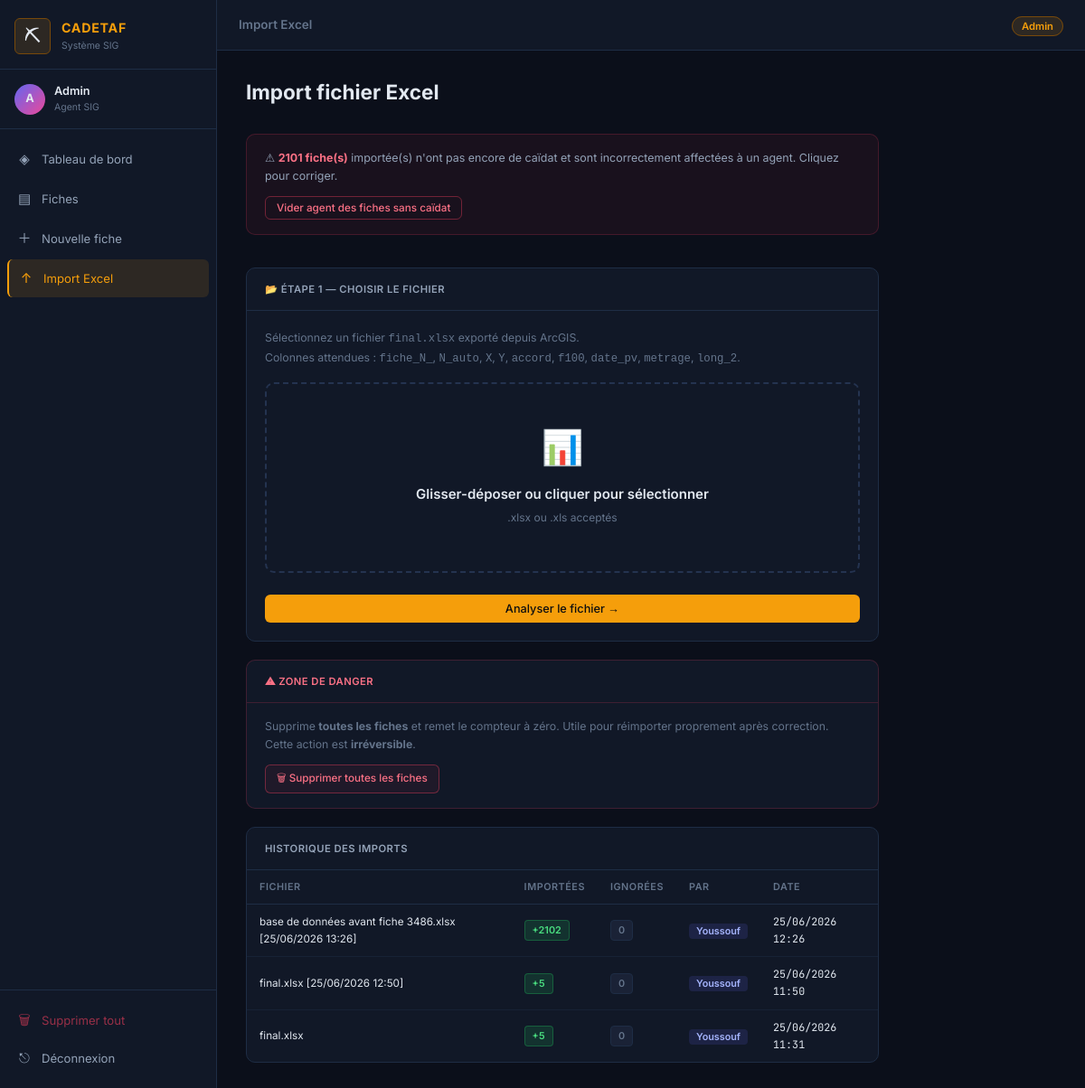
The app's page /import (signed in), older data.
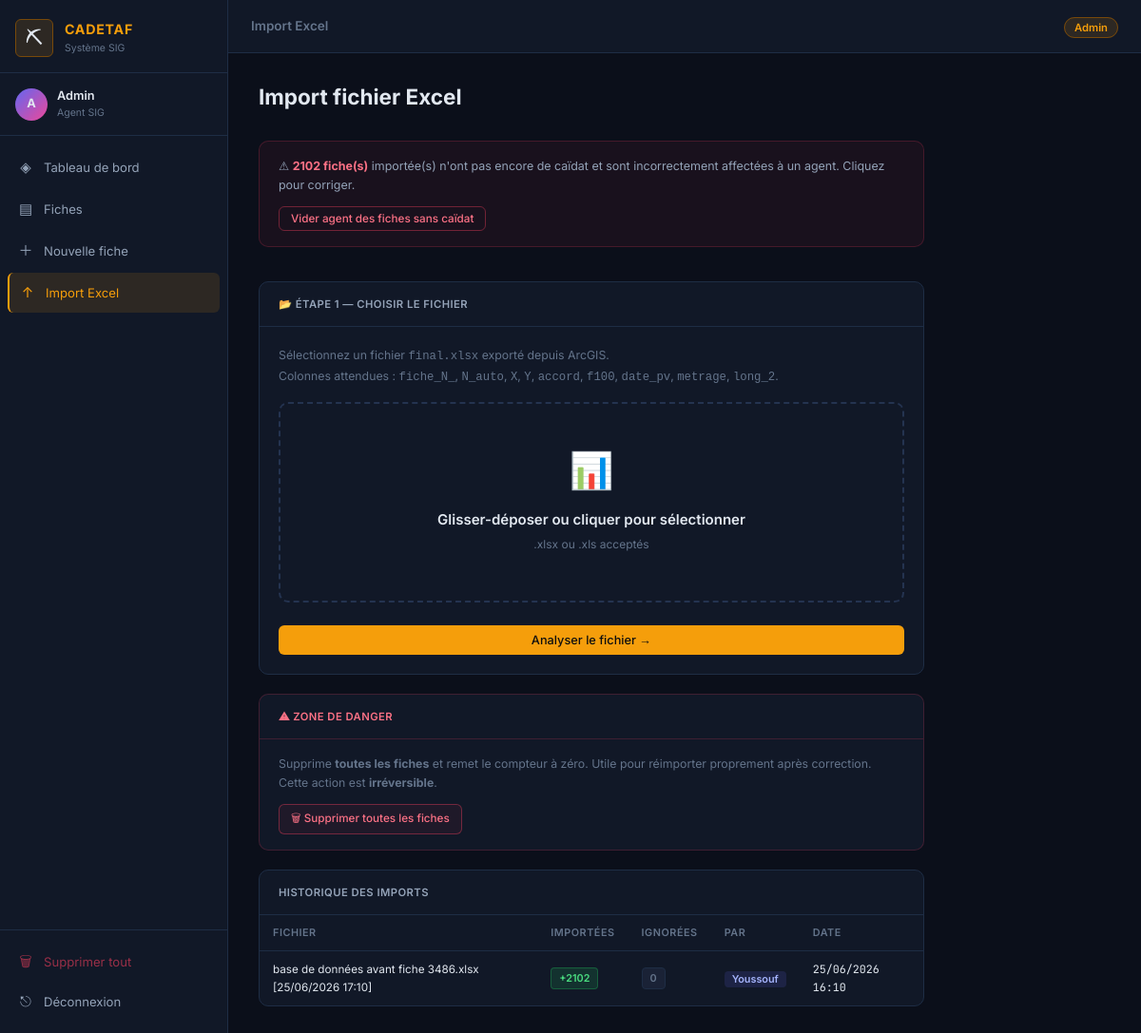
The same page, newer data.
### app.py (models this page shows)
class ImportLog(Base):
    __tablename__ = 'import_logs'
    id          = Column(Integer, primary_key=True, autoincrement=True)
    filename    = Column(String(255))
    nb_imported = Column(Integer, default=0)
    nb_skipped  = Column(Integer, default=0)
    imported_by = Column(String(50))
    imported_at = Column(DateTime, default=datetime.utcnow)

### app.py (the view, shortened to what this page needs)
@app.route('/import', methods=['GET', 'POST'])
@login_required
def import_excel():
    db   = SessionLocal()
    rows = db.query(ImportLog).order_by(ImportLog.imported_at.desc()).limit(10).all()
    logs = _build_logs(rows)
    nb_sans_caidat = db.query(Fiche).filter(
        (Fiche.caidat == '') | (Fiche.caidat == None)
    ).count()
    db.close()
    return render_template('import.html',
        step=1, logs=logs, nb_sans_caidat=nb_sans_caidat,
        username=session['user'])
    def fmt_date(val):
        """SQLite retourne parfois un str, parfois un datetime — on gère les deux."""
        if not val:
            return ''
        if isinstance(val, str):
            try:
                from datetime import datetime as dt
                d = dt.fromisoformat(val.split('.')[0])
                return d.strftime('%d/%m/%Y %H:%M')
            except Exception:
                return val
        try:
            return val.strftime('%d/%m/%Y %H:%M')
        except Exception:
            return str(val)
    logs = [{'filename':    l.filename,
             'nb_imported': l.nb_imported,
             'nb_skipped':  l.nb_skipped,
             'imported_by': l.imported_by,
             'imported_at': fmt_date(l.imported_at)}
            for l in rows]
    nb_sans_caidat = db.query(Fiche).filter(
        (Fiche.caidat == '') | (Fiche.caidat == None)
    ).count()
    db.close()
    return render_template('import.html',
        step=1,
        logs=logs,
        nb_sans_caidat=nb_sans_caidat,
        username=session['user'])

### app.py (called while the page is built)
def login_required(f):
    @wraps(f)
    def decorated(*args, **kwargs):
        if 'user' not in session:
            flash('Veuillez vous connecter.', 'error')
            return redirect(url_for('login'))
        return f(*args, **kwargs)
    return decorated

def _build_logs(rows):
    def fmt(val):
        if not val: return ''
        if isinstance(val, str):
            try:
                from datetime import datetime as dt
                return dt.fromisoformat(val.split('.')[0]).strftime('%d/%m/%Y %H:%M')
            except: return val
        try: return val.strftime('%d/%m/%Y %H:%M')
        except: return str(val)
    return [{'filename': l.filename, 'nb_imported': l.nb_imported,
             'nb_skipped': l.nb_skipped, 'imported_by': l.imported_by,
             'imported_at': fmt(l.imported_at)}
            for l in rows]

### templates/import.html (shortened to what this page needs)
{% extends "base.html" %}
{% block topbar_title %}Import Excel{% endblock %}
{% block content %}
<div class="page-header">
  <h1>Import fichier Excel</h1>
</div>
<div class="import-wrap">
  {% if step == 1 %}
  {% if nb_sans_caidat and nb_sans_caidat > 0 %}
  <div class="reset-warning-block">
    <div class="reset-warning-text">
      ⚠ <strong>{{ nb_sans_caidat }} fiche(s)</strong> importée(s) n'ont pas encore de caïdat
      et sont incorrectement affectées à un agent. Cliquez pour corriger.
    </div>
    <button class="btn btn-sm btn-outline" onclick="resetSansCaidat(this)"
            style="border-color:rgba(244,63,94,.4);color:#fb7185">
      Vider agent des fiches sans caïdat
    </button>
  </div>
  {% endif %}
  <div class="card import-card">
    <div class="card-header">
      <span>📂 Étape 1 — Choisir le fichier</span>
    </div>
    <div class="card-body">
      <p class="text-muted">
        Sélectionnez un fichier <code>final.xlsx</code> exporté depuis ArcGIS.<br>
        Colonnes attendues : <code>fiche_N_</code>, <code>N_auto</code>, <code>X</code>, <code>Y</code>,
        <code>accord</code>, <code>f100</code>, <code>date_pv</code>, <code>metrage</code>, <code>long_2</code>.
      </p>
      <form method="POST" action="{{ url_for('import_excel') }}" enctype="multipart/form-data">
        <div class="drop-zone" id="dropZone" onclick="document.getElementById('excel_file').click()">
          <div class="drop-icon">📊</div>
          <div class="drop-text">Glisser-déposer ou cliquer pour sélectionner</div>
          <div class="drop-hint">.xlsx ou .xls acceptés</div>
        </div>
        <button type="submit" class="btn btn-primary btn-full mt-2"
                id="importBtn" disabled>Analyser le fichier →</button>
      </form>
    </div>
  </div>
  {% endif %}
  <div class="card danger-zone-card" id="danger">
    <div class="card-header" style="color:#fb7185;border-color:rgba(244,63,94,.2)">
      ⚠ Zone de danger
    </div>
    <div class="card-body">
      <p class="text-muted" style="margin-bottom:12px">
        Supprime <strong>toutes les fiches</strong> et remet le compteur à zéro.
        Utile pour réimporter proprement après correction.
        Cette action est <strong>irréversible</strong>.
      </p>
      <button class="btn btn-sm" onclick="supprimerTout()"
              style="border:1px solid rgba(244,63,94,.4);color:#fb7185;background:rgba(244,63,94,.06)">
        🗑 Supprimer toutes les fiches
      </button>
    </div>
  </div>
  <div class="card">
    <div class="card-header">Historique des imports</div>
    {% if logs %}
    <table class="table">
      <thead>
        <tr><th>Fichier</th><th>Importées</th><th>Ignorées</th><th>Par</th><th>Date</th></tr>
      </thead>
      <tbody>
      {% for log in logs %}
      <tr>
        <td class="small">{{ log.filename }}</td>
        <td><span class="badge badge-ok">+{{ log.nb_imported }}</span></td>
        <td><span class="badge badge-neutral">{{ log.nb_skipped }}</span></td>
        <td><span class="agent-pill agent-{{ log.imported_by }}">{{ log.imported_by|capitalize }}</span></td>
        <td class="mono small">{{ log.imported_at }}</td>
      </tr>
      {% endfor %}
      </tbody>
    </table>
    {% else %}
    <p class="empty">Aucun import effectué.</p>
    {% endif %}
  </div>
</div>
{% endblock %}

### templates/base.html (shortened to what this page needs)
<!DOCTYPE html>
<html lang="fr">
<head>
<link rel="stylesheet" href="{{ url_for('static', filename='css/main.css') }}">
</head>
<body>
{% if session.user %}
<nav class="sidebar" id="sidebar">
  <div class="sidebar-brand">
    <div class="brand-icon">⛏</div>
    <div>
      <div class="brand-name">CADETAF</div>
      <div class="brand-sub">Système SIG</div>
    </div>
  </div>
  <div class="sidebar-user">
    <div class="user-avatar">{{ session.user[0]|upper }}</div>
    <div>
      <div class="user-name">{{ session.user|capitalize }}</div>
      <div class="user-role">Agent SIG</div>
    </div>
  </div>
  <nav class="sidebar-nav">
    <a href="{{ url_for('dashboard') }}" class="nav-link {% if request.endpoint=='dashboard' %}active{% endif %}">
      <span class="nav-icon">◈</span> Tableau de bord
    </a>
    <a href="{{ url_for('fiches') }}" class="nav-link {% if request.endpoint in ('fiches','nouvelle_fiche','modifier_fiche') %}active{% endif %}">
      <span class="nav-icon">▤</span> Fiches
    </a>
    <a href="{{ url_for('nouvelle_fiche') }}" class="nav-link {% if request.endpoint=='nouvelle_fiche' %}active{% endif %}">
      <span class="nav-icon">＋</span> Nouvelle fiche
    </a>
    <a href="{{ url_for('import_excel') }}" class="nav-link {% if request.endpoint=='import_excel' %}active{% endif %}">
      <span class="nav-icon">↑</span> Import Excel
    </a>
  </nav>
  <div class="sidebar-footer">
    <a href="{{ url_for('import_excel') }}#danger"
       class="nav-link nav-danger"
       title="Accès à la zone de suppression totale">
      <span class="nav-icon">🗑</span> Supprimer tout
    </a>
    <a href="{{ url_for('logout') }}" class="nav-link nav-logout">
      <span class="nav-icon">⎋</span> Déconnexion
    </a>
  </div>
</nav>
<div class="main-wrap">
  <header class="topbar">
    <div class="topbar-title">{% block topbar_title %}{% endblock %}</div>
    <div class="topbar-right">
      <span class="badge-user">{{ session.user|capitalize }}</span>
    </div>
  </header>
  <main class="content">
    {% block content %}{% endblock %}
  </main>
</div>
{% else %}
{% block auth_content %}{% endblock %}
{% endif %}
</body>
</html>

Row changes from the older to the newer data that the page shows:
removed ImportLog: filename "base de données avant fiche 3486.xlsx [25/06/2026 13:26]", nb_imported "2102", nb_skipped "0", imported_by "Youssouf", imported_at "25/06/2026 12:26"
removed ImportLog: filename "final.xlsx [25/06/2026 12:50]", nb_imported "5", nb_skipped "0", imported_by "Youssouf", imported_at "25/06/2026 11:50"
changed ImportLog "Youssouf": filename "final.xlsx" → "base de données avant fiche 3486.xlsx [25/06/2026 17:10]"; nb_imported "5" → "2102"; imported_at "25/06/2026 11:31" → "25/06/2026 16:10"
Text that changed along with them:
{{ nb_sans_caidat }}: "2101" → "2102"
